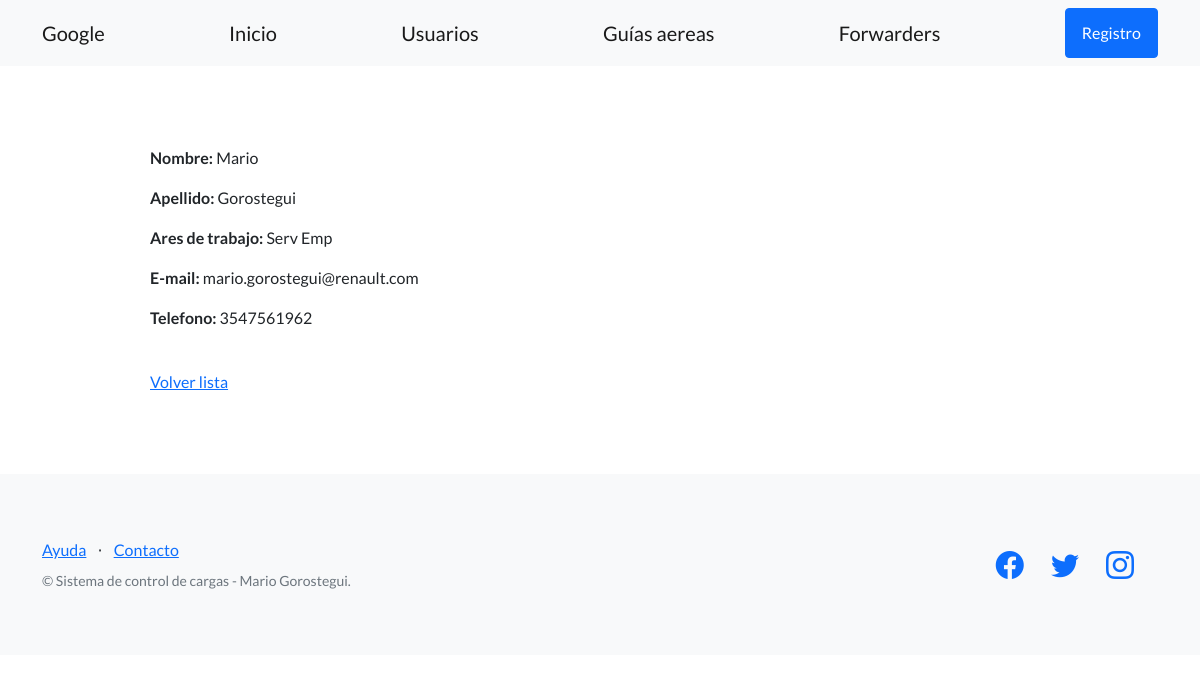
The app's page /app_guias/detalle_usuario/1/ with its own data.
### app_guias/models.py (models this page shows, shortened)
class Usuarios(models.Model):
    nombre = models.CharField(max_length=64)
    apellido = models.CharField(max_length=64)# Equivalente de str
    area = models.CharField(max_length=64)  # Equivalent de int
    email = models.EmailField(blank=True)
    telefono = models.CharField(max_length=20,blank=True)
    creador = models.ForeignKey(User, on_delete=models.SET_NULL, null=True)

### app_guias/views.py (the view)
# urls.py: path("detalle_usuario/<int:pk>/",UsuariosDetailView.as_view(),name = "detalle_usuario"),
class UsuariosDetailView(DetailView):
    model = Usuarios
    success_url = reverse_lazy ('Usuarios')

### app_guias/templates/app_guias/usuarios_detail.html
{% extends "app_guias/base.html" %}
{% block contenido %}
<p>
  <strong>Nombre:</strong> {{object.nombre}}
</p>
<p>
  <strong>Apellido:</strong> {{object.apellido}}
</p>
<p>
  <strong>Ares de trabajo:</strong> {{object.area}}
</p>
<p>
  <strong>E-mail:</strong> {{object.email}}
</p>
<p>
  <strong>Telefono:</strong> {{object.telefono}}
</p>
<br>
<a href="{% url 'Usuarios' %}">Volver lista</a>
{% endblock contenido %}

### records on screen
Usuarios: nombre "Mario", apellido "Gorostegui", area "Serv Emp", email "mario.gorostegui@renault.com", telefono "3547561962"
